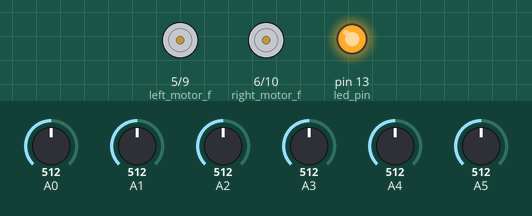
Bench run of a sketch on a simulated Arduino Uno, built with avr-gcc and run on an emulated ATmega328P. Parts: motor-driver pin pairs drawn as motors (green arrow = first pin HIGH = forward, orange = second pin HIGH = backward, longer = more drive), output pins drawn as LEDs (lit = HIGH). The test bench sets the inputs (shaded band); at power-on: A0 = 512, A1 = 512, A2 = 512, A3 = 512, A4 = 512, A5 = 512. At 2.3 s the program stops and its outputs stay as they are.

Above: at 0.1 s.
At 2.2 s:
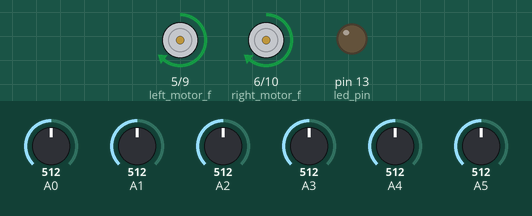
2.3 s: A0 set to 992
At 3.0 s:
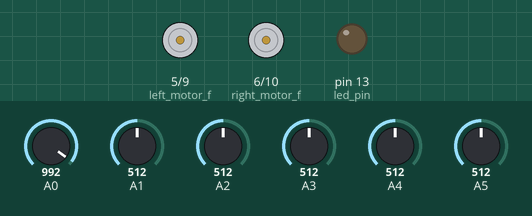
Timing chart, 0 to 3.8 s (numbered marks = the images above; inputs shaded):
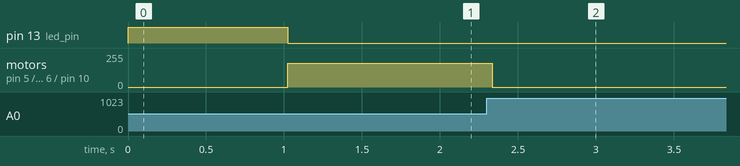

The sketch:

sketch_feb08a.ino
```cpp
#include<QTRSensors.h>

#define num_sensors 6
#define sample_rate 3
#define emitter_pin QTR_NO_EMITTER_PIN

QTRSensorsAnalog qtra ((unsigned char[]) {  0, 1, 2, 3, 4, 5}, num_sensors, sample_rate, emitter_pin);
unsigned int sensor_values[num_sensors];// 0 = leftmost 5 = rightmost
unsigned int position = 2500;

unsigned long sec1 = 0;
unsigned long sec2 = 0;
unsigned long diff = 0;

#define left_motor_f 5 //pwm pins
#define left_motor_b 9
#define right_motor_f 6
#define right_motor_b 10
#define led_pin 13
void setup()
{
  pinMode(left_motor_f, OUTPUT);
  pinMode(left_motor_b, OUTPUT);
  pinMode(right_motor_f, OUTPUT);
  pinMode(right_motor_b, OUTPUT);
  pinMode(led_pin, OUTPUT);
  digitalWrite(led_pin, HIGH);
  Serial.begin(115200);
  qtra.calibrate();
  qtra.calibratedMinimumOn[0] = 505;
  qtra.calibratedMinimumOn[1] = 332;
  qtra.calibratedMinimumOn[2] = 281;
  qtra.calibratedMinimumOn[3] = 283;
  qtra.calibratedMinimumOn[4] = 299;
  qtra.calibratedMinimumOn[5] = 286;

  qtra.calibratedMaximumOn[0] = 1023;
  qtra.calibratedMaximumOn[1] = 1023;
  qtra.calibratedMaximumOn[2] = 1023;
  qtra.calibratedMaximumOn[3] = 1023;
  qtra.calibratedMaximumOn[4] = 1023;
  qtra.calibratedMaximumOn[5] = 1023;
  delay(1000);
  digitalWrite(led_pin, LOW);
}

void loop()
{
  digitalWrite(left_motor_b, 0);
  digitalWrite(right_motor_b, 0);
  analogWrite(left_motor_f, 180);
  analogWrite(right_motor_f, 180);
  position = qtra.readLine(sensor_values);

  if (sensor_values[0] > 750 || sensor_values[5] > 750)
  {
    delay(30);
//    sec1 = micros();
//    while (sensor_values[1] > 750 && sensor_values[2] > 750 && sensor_values[3] > 750 && sensor_values[4] > 750)
//    {
//      position = qtra.readLine(sensor_values);
//    }
//    sec2 = micros();
//    Serial.print("difference: ");
//    diff = sec2 - sec1;
//    Serial.println(diff);
    while (1)
    {
      digitalWrite(left_motor_f, LOW);
      digitalWrite(right_motor_f, LOW);
    }
  }
}
```

Measured:
- after the input at 2.3 s, motor on pin 5 (left_motor_f) / pin 9 (left_motor_b), motor on pin 6 (right_motor_f) / pin 10 (right_motor_b): forward 180/255 → stopped at once
